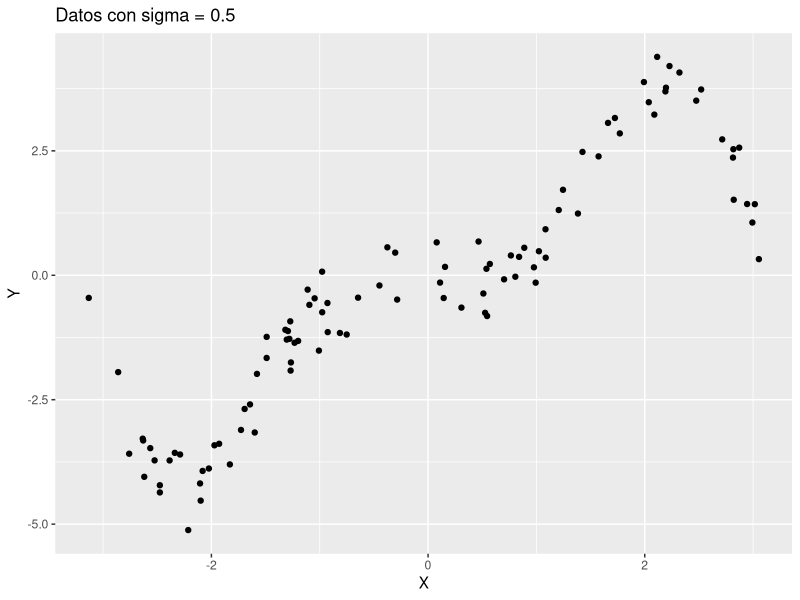
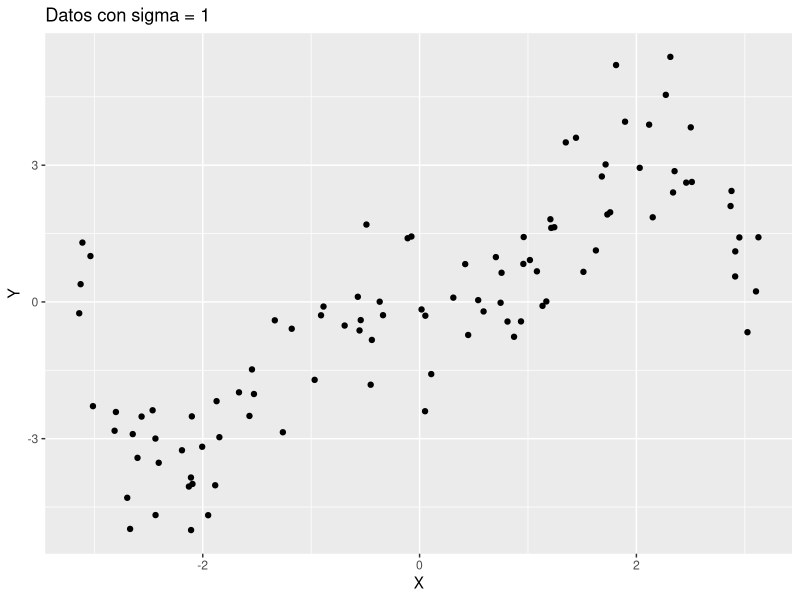
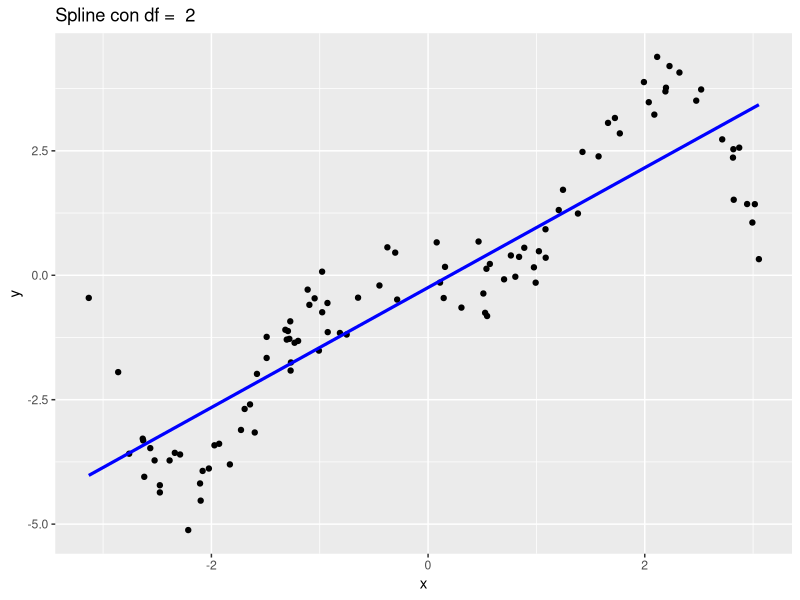
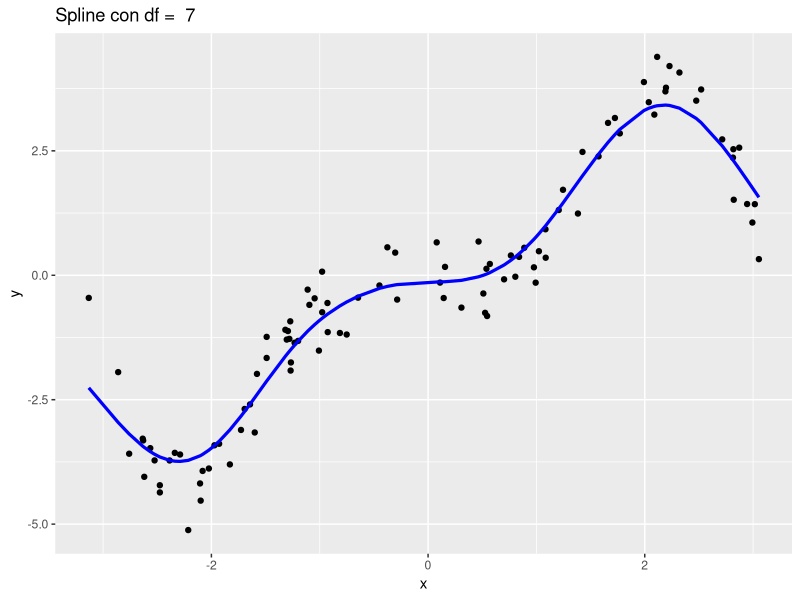
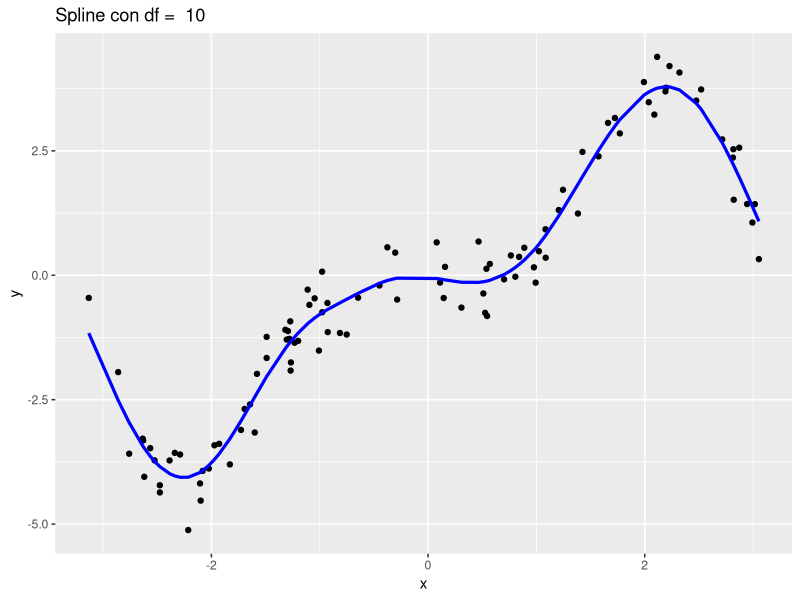
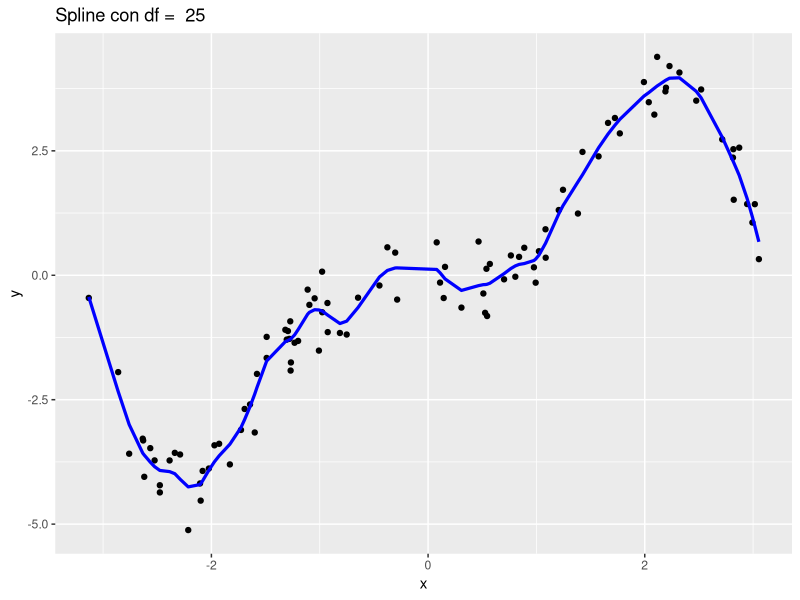
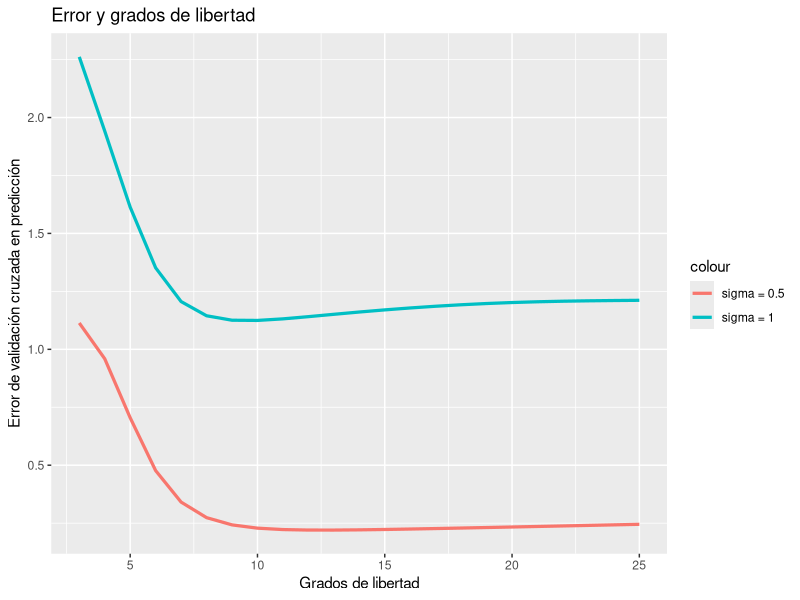

Reproduce these figures in R, in order.
## ---- chunk 1
library(purrr)
library(ggplot2)
## ---- chunk 2
n <- 100
sigma_1 <- 0.5
sigma_2 <- 1

fun_reg <- function (x) (x^2*sin(x))

generator <- function (n, sigma) {
  error <- rnorm(n)
  unif <- runif(n, min = -pi, max = pi)
  Y <- (
    unif*unif
    *
    sapply(unif, sin)
    +
    sigma * error
  )
  
  return (
    data.frame(
      X= unif,
      Y = Y
    )
  )
  
}
X_1 <- generator(n, sigma_1)
X_2 <- generator(n, sigma_2)
## ---- chunk 3

p <- ggplot(X_1) + 
  geom_point( aes(X, Y), colour = 'black' )+
  ggtitle('Datos con sigma = 0.5') +
  geom_function(fun = 'fun_reg', linetype = 2)
  
q <- ggplot(X_2) + 
  geom_point( aes(X, Y), colour = 'black' )+
  ggtitle('Datos con sigma = 1') +
  geom_function(fun = 'fun_reg', linetype = 2)
p
q
## ---- chunk 4
pinta_spline <- function (X, grados_libertad){
spline_1 <- smooth.spline(
  X$X, X$Y, df = grados_libertad
)
datos <- data.frame(
  x = X$X,
  y = X$Y,
  xfit = spline_1$x,
  yfit = spline_1$y
)

titulo <- paste('Spline con df = ', grados_libertad)
ggplot(datos) +
  geom_point(aes(x, y)) + 
  geom_line(aes(xfit, yfit), color="blue", size = 1.1) +
  geom_function(fun = 'fun_reg', linetype = 2) +
  ggtitle(titulo) 
}

for( df in c(2,7,10, 25) ){
  print(pinta_spline(X_1, df))
}

## ---- chunk 5
cv_error <- function (X, grados_libertad){
  spline_1 <- smooth.spline(
    X$X, X$Y, df = grados_libertad
  )
  return (spline_1$cv.crit)
}

df <- c(3:25)
datos <- data.frame(
  x = df,
  y1 = sapply(df, function(d)(cv_error(X_1, d))),
  y2 = sapply(df, function(d)(cv_error(X_2, d)))
) 

ggplot(datos) +
  geom_line(aes(x, y1, color="sigma = 0.5"), size = 1.1) +
  geom_line(aes(x, y2, color="sigma = 1") , size = 1.1) +
  labs(title = 'Error y grados de libertad',
       x = 'Grados de libertad',
       y = 'Error de validación cruzada en predicción')

cat("Pasa sigma = 0.5 alcanza un mínimo en ", datos$x[which.min(datos$y1)], " grados de libertad.\n")
cat("Pasa sigma = 1 alcanza un mínimo en ", datos$x[which.min(datos$y2)], " grados de libertad.\n")
